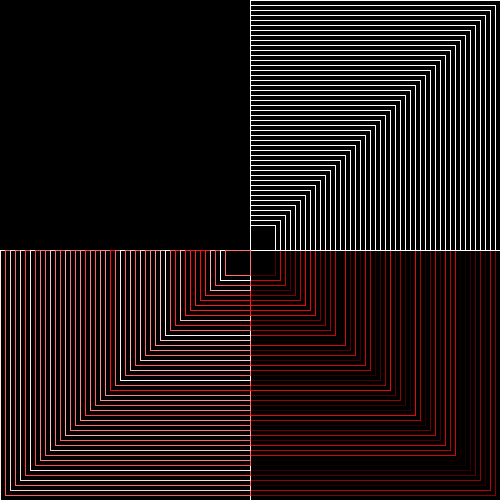
Frame 1 (no input)
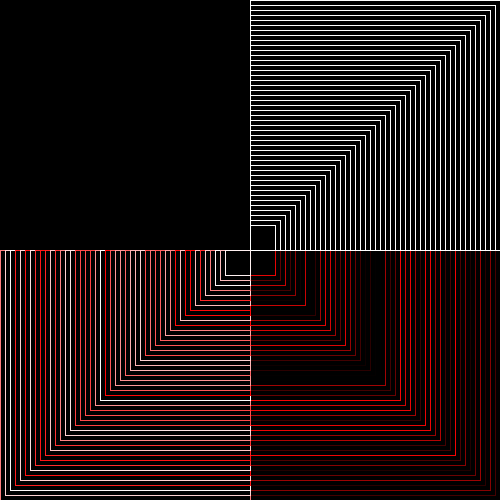
Frame 60 (the mouse pressed at the canvas centre just before this capture)
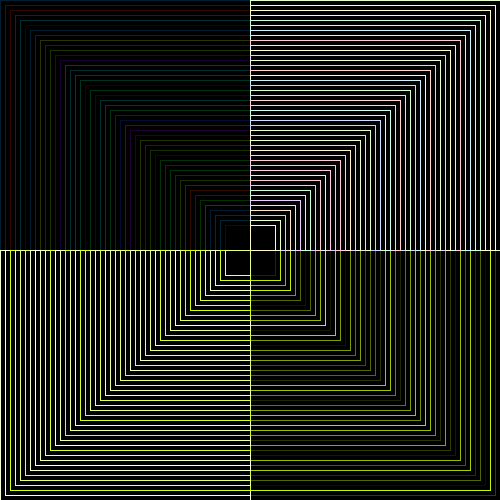
Frame 120 (the mouse held since frame 60 and released just before this capture)

The Processing sketch that drew these frames (run headless with seeded random() and noise(); from frame 60 on, the mouse is pressed at the canvas centre):

// Processing sketch: processing_186900
// ── processing_186900.pde

void setup(){
size (500, 500);
colorMode (HSB);
}


void draw(){
fill (250,0,0);
for (int i= 300; i>20; i=i-5) { 

stroke((mouseY/5),250,random(250));
   rect(width/2,height/2, i, i);
   
     stroke(random(200),300,(mouseY/5));
   rect(width/2,height/2, - i, - i);
   
     stroke(random(250),(mouseY/5),300);
   rect(width/2,height/2,  i, - i);
   
    stroke((mouseY/5),random(250),300);
   rect(width/2,height/2, - i, i);
   
   
   
   
  }
  }
  
   
